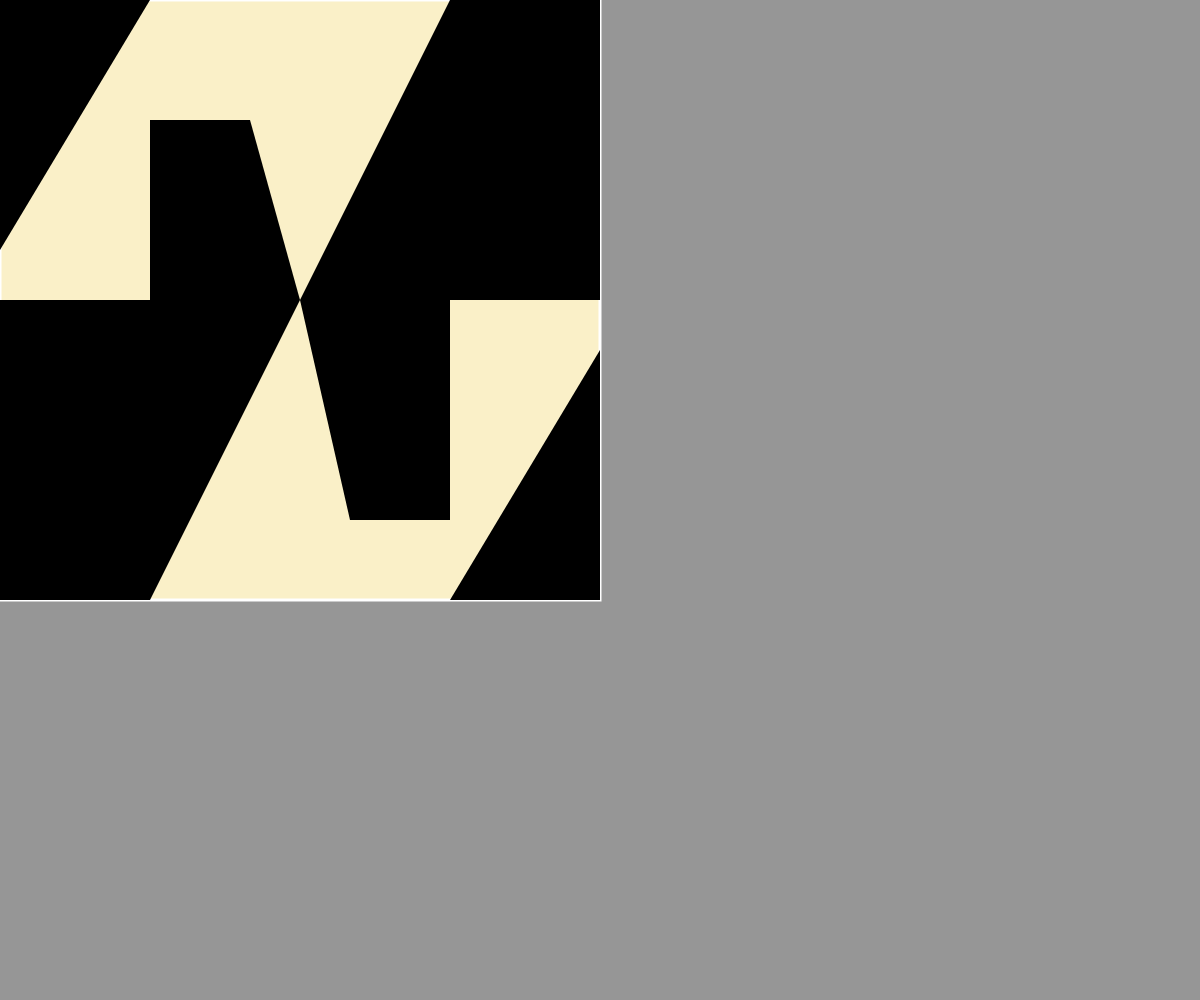
Frame 1 (no input)
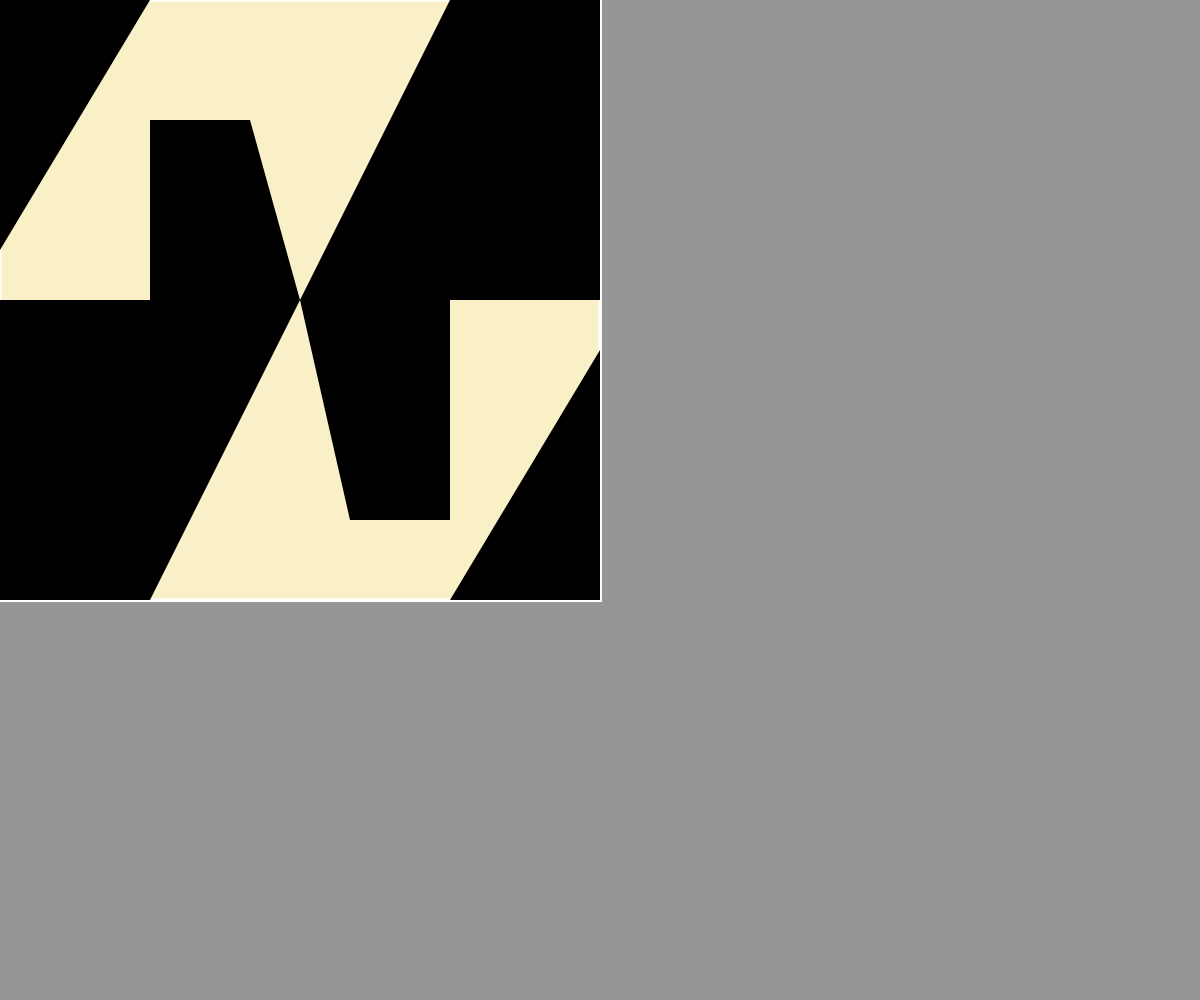
Frame 60 (no input)
Frame 120 (the mouse pressed at the canvas centre since frame 60): identical to frame 60, image omitted

The p5.js sketch that drew these frames (run headless with seeded random() and noise() and a simulated clock; from frame 60 on, the mouse is pressed at the canvas centre):

// p5.js sketch
// ── sketch.js
function setup() {
    createCanvas(windowWidth, windowHeight); 
    background (150,150,150);
}

function draw() {
    strokeWeight(3); 
    stroke(255);
    fill(250,240,200);
    rect(0,0,600,600);

    strokeWeight(0);
    fill(0);
    triangle(0, 0, 150, 0, 0, 250);
    triangle(600,600,450,600,600,350);
    rect(0,300, 150, 300);
    rect(450,0,150,300);
    triangle(150,300,300,300,150,600);
    triangle(300,300,450,300,450,0);
    quad(150,300,300,300,250,120,150,120);
    quad(300,300,450,300,450,520,350,520);
   

}
